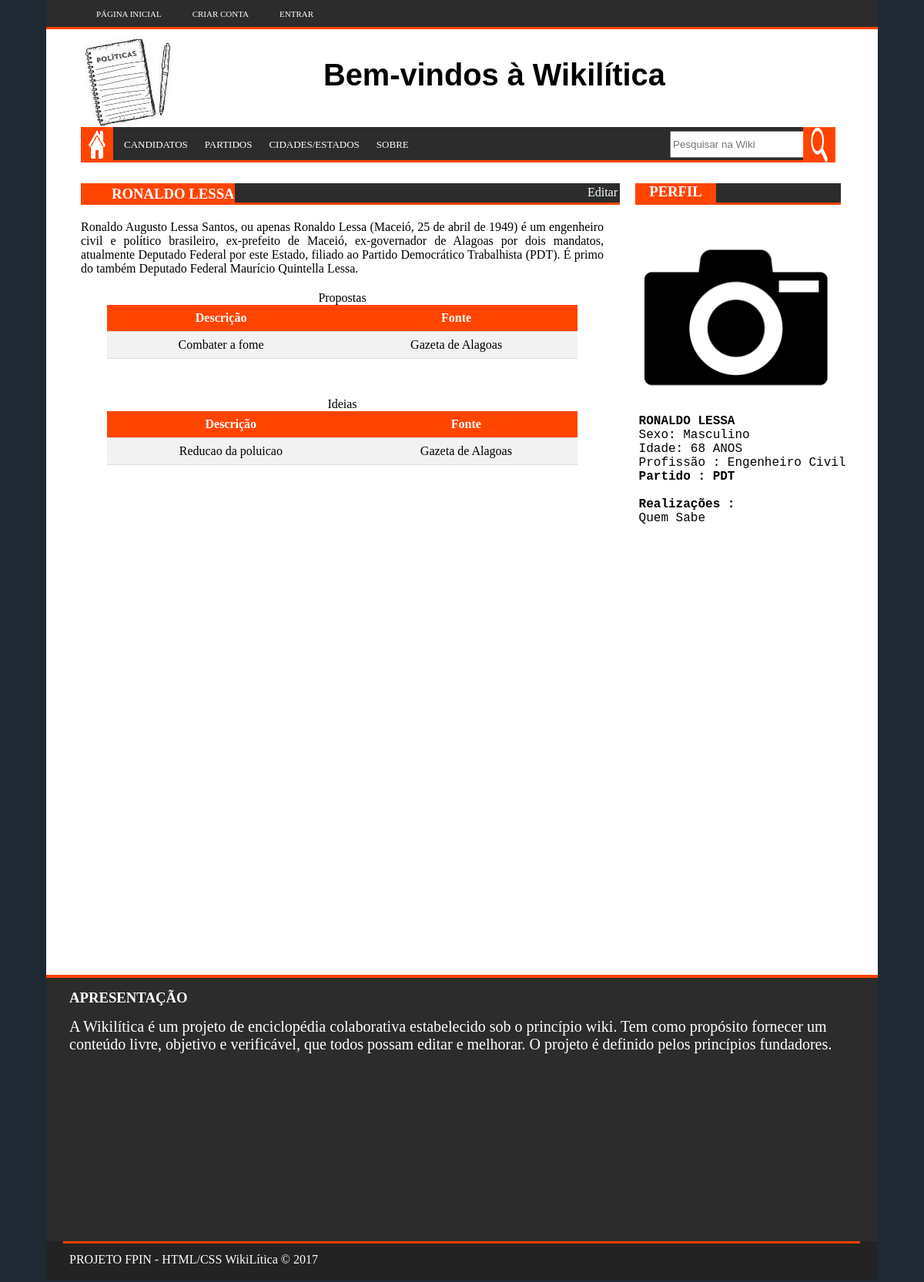
Screenshot of /candidato.php?cand_id=2 with the database file from the repository.
### tables this page shows
CREATE TABLE `candidato` (
  `cand_id` int(11) NOT NULL,
  `cand_name` varchar(100) NOT NULL,
  `cand_sex` int(11) DEFAULT NULL,
  `cand_age` varchar(20) NOT NULL,
  `cand_job` varchar(100) DEFAULT NULL,
  `cand_part` varchar(100) DEFAULT NULL,
  `cand_work` text,
  `cand_hist` text NOT NULL,
  `cand_prop` varchar(200) NOT NULL,
  `cand_idea` varchar(200) DEFAULT NULL,
  `cand_source` varchar(300) NOT NULL,
  `cand_city` varchar(60) NOT NULL,
  `cand_pict` longblob NOT NULL
);

### candidato.php (the view, shortened to what this page needs)
<?php
	include ('conf.php');
	$cand_id = $_GET['cand_id'];
	$select = "SELECT * FROM candidato WHERE cand_id = $cand_id";
	$sql = mysqli_query($connection, $select);
	while($line = mysqli_fetch_array($sql)){
		$cand_id = $line['cand_id'];
		$cand_name = $line['cand_name'];
		$cand_sex = $line['cand_sex'];
		$cand_age = $line['cand_age'];
		$cand_job = $line['cand_job'];
		$cand_part = $line['cand_part'];
		$cand_work = $line['cand_work'];
		$cand_hist = $line['cand_hist'];
	};
?>
<html>
	<head>
		<link rel="stylesheet" type="text/css" href="css/style.css">
		<link rel="stylesheet" type="text/css" href="css/styleCandidato_ok.css">
	</head>
	<body>
		<section id="tudo">
			<section id="geral">
				<header>
					<menu>
						<a href="usuariologado.php" class="item">PÁGINA INICIAL</a>
						<a href="#myBtn" class="item" id="myBtn">CRIAR CONTA</a>
						<a href="#myBtn2" class="item" id="myBtn2">ENTRAR</a>
					</menu>
					<div id="logo">
						<a href="usuariologado.php" > <img src="image/logotipo.png" class="logo"> </a>
					</div>
					<div id="ad">
						<h1 id="titulo">Bem-vindos à Wikilítica</h1>
					</div>
					<nav id="barra1">
						<a href="usuariologado.php" class="item3"> <img src="image/home.png" class="home"> </a>
						<a href="candidatos.php" class="item2">CANDIDATOS</a>
						<a href="partidos.php" class="item2">PARTIDOS</a>
						<a href="cidadeestado.php" class="item2">CIDADES/ESTADOS</a>
						<a href="sobre.html" class="item2">SOBRE</a>
						<a href="" class="item2"></a>
						<a href="" class="item2"></a>
						<a href="" class="item2"></a>
						<a href="" class="item2"></a>
						<form name="" method="" action="">
							<input type="search" name="search" placeholder="Pesquisar na Wiki" title="Pesquisar" id="pesqInput" tabindex="1" autocomplete="off">
							<input type="image" src="image/lupa.png" width="42px" height="46px" class="item4" onClick="this.form.submit()">
						</form>
				    </nav>
				</header>
				<section id="meio">
					<section id="esquerda">
						<nav id="barra2">
							 <h3 class="recent" > <?php echo $cand_name ?></h3>
						</nav>
						<nav id="barra3"> <a href="#myBtn3" class="edit" id="myBtn3">Editar</a> </nav>
						<article id="artigo1">
								<div class="textocand"> <p> <?php echo $cand_hist ?> </p>
								</div>
								<div class="tabela">
								<table class="tabela" id="tabela_candidato">
									<caption>Propostas</caption>
									<tr>
										<th> Descrição </th>
										<th> Fonte </th>
									</tr>
									<?php
										$select2 = "SELECT cand_prop, cand_source, cand_idea FROM candidato WHERE cand_id = $cand_id";
										$sql2 = mysqli_query($connection, $select2);
										$count = 0;
										while($line2 = mysqli_fetch_array($sql2)){
											$cand_prop = $line2['cand_prop'];
											$cand_source = $line2['cand_source'];
										$propostas = explode(",", $cand_prop);
										$fontes = explode(",", $cand_source);
										if(isset($propostas)){
										echo "<tr>
												<td> $propostas[$count] </td>
												<td> $fontes[$count] </td>
											  </tr>";
										$count++;
											}
										}
									?>
								</table>
								<table class="tabela" id="tabela_candidato">
									<caption>Ideias</caption>
									<tr>
										<th> Descrição </th>
										<th> Fonte </th>
									</tr>
									<?php
										$select2 = "SELECT cand_prop, cand_source, cand_idea FROM candidato WHERE cand_id = $cand_id";
											$sql2 = mysqli_query($connection, $select2);
											$count = 0;
											while($line2 = mysqli_fetch_array($sql2)){
												$cand_source = $line2['cand_source'];
												$cand_idea = $line2['cand_idea'];
											$fontes = explode(",", $cand_source);
											$ideias = explode(",", $cand_idea);
											if(isset($ideias)){
											echo "<tr>
													<td> $ideias[$count] </td>
													<td> $fontes[$count] </td>
												  </tr>";
												$count++;
												}
											}
									?>
								</table>
								</div>
						</article>
					</section>
					<section id="direita">
						<nav id="barra4">
							<h3 class="perfil"> PERFIL </h3>
						</nav>
						<nav id="barra5"> </nav>
						<img src="image/camera.png" width="70%" class="perfil" >
						<div id="face">
							<pre class="info"> <b><?php echo $cand_name ?></b><br /> <?php if($cand_sex == 1)echo 'Sexo: Masculino';else 'Sexo: Feminino'; ?> <br /> Idade: <?php echo $cand_age ?> <br /> Profissão : <?php echo $cand_job ?> <b><br /> Partido : <?php echo $cand_part ?></b><br/><b><br /> Realizações :</b><br/> <?php echo $cand_work ?> </pre>
					    </div>
					</section>
				</section>
			</section>
			<footer>
				<h3 class="txt1">APRESENTAÇÃO</h3>
				<div class="about">
					A Wikilítica é um projeto de enciclopédia colaborativa
					estabelecido sob o princípio wiki.
					Tem como propósito fornecer um conteúdo livre, objetivo e verificável​​,
					que todos possam editar e melhorar.
					O projeto é definido pelos princípios fundadores.
				</div>
				<div id="rodape">
					<div class ="txt2">
						PROJETO FPIN - HTML/CSS WikiLítica © 2017
					</div>
					<div class="borda">
					</div>
				</div>
			</footer>
		</section>
	</body>
</html>

### css/style.css (style rules this page uses)
* { margin: 0 auto; }
body { background-color: #1e2934; }
#tudo { width:1080px; height: 1000px; margin: 0 auto; background:none; }
#geral { width:1080px; min-height: 1250px; float:left; background:white; }
header { float:left; width: 1080px; height: 35px; background:#2c2c2c; border-bottom: 3px solid #ff4400; margin:0 0 0 0; }
menu { width:1040px; height:35px; background:none; float:left; }
a.item { float: left; margin : 12px 15px 0 25px; color:#ffffff; text-decoration : none; font-size: 11px; font-family : 'Oswald'; }
#logo { float:left; width:150px; height:58px; margin:15px 0 0 50px; }
#ad { float: right; width:728px; height: 90px; margin:20px 42px 0 0; font-family: sans-serif; font-size: 34px; }
#titulo { float: left; margin: 20px 50px; }
a.item2 { float: left; min-width: 33px; min-height: 15px; font-size : 13px; text-decoration : none; color:#ffffff; margin: 15px 8px 0px 14px; }
a.item3 { float: left; }
input.item4 { float: right; margin: 0px -215px 0 0; }
#pesqInput { float: right; margin: 5px 0px; height: 35px; }
#barra1 { float: left; width: 950px; height: 43px; background: #2c2c2c; margin: 20px 26px 30px 45px; border-bottom : 3px solid #ff4400; }
#barra2 { float: left; min-width: 200px; height: 28px; background: #ff4400; text-align: center; margin: 200px 0 0 45px; }
h3.recent { color: #ffffff; margin: 3px 0px 0px 40px; text-decoration: none; font-family : 'Oswald'; }
#barra3 { float: left; min-width: 500px; height: 25px; background: #2c2c2c; text-align : center; margin: 200px 0 0 0px; border-bottom : 3px solid #ff4400; }
#direita { background: none; height: 1000px; width: 360px; float: right; margin: -184.5px 0 0 0; }
#barra4 { float: left; min-width: 105px; height: 28px; background: #ff4400; text-align : center; margin:-27.5px 0 0 45px; }
#barra5 { float: left; min-width: 162px; height: 25px; background: #2c2c2c; text-align : center; margin: -27.5px 0 0 0px; border-bottom : 3px solid #ff4400; }
.recent { float: left; color: #ffffff; margin: 5px 0 0 11.5px; text-decoration: none; font-family : 'Oswald'; text-align : center; }
#artigo1 { float: left; width: 679px; height: 184px; background: none; margin: 0 0 0 45px; }
footer { display: block; float:left; width: 1080px; height: 342px; border-top: 4px solid #ff4400; background: #2c2c2c; font-family: 'Oswald'; }
h3.txt1 { color:#ffffff; float: left; margin : 15px 0px 0px 30px; font-family : 'Oswald'; }
#rodape { width: 1080; height: 50px; background: #232323; margin: 342px 0 0 0; }
.borda { width : 1035; height: 50px; background: none; margin: 342px 0px 0 22px; border-top: 3px solid #ff4000; }
.txt2 { float: left; margin: 15px 0 0px 30px; color: #ffffff; font-family : 'Oswald'; }
table { width: 90%; border-collapse: collapse; }
td { padding: 8px; text-align: center; border-bottom: 1px solid #ddd; }
th { padding: 8px; text-align: center; border-bottom: 1px solid #ddd; }
tr:nth-child(even) { background-color: #f2f2f2 }
tr:nth-child(1) { background-color: #ff4400; color: #ffffff; }
div.about { color:#ffffff; float: left; margin : 15px 0px 0px 30px; font-family : 'Oswald'; font-size: 20px; }
a:link { text-decoration:none; }
a:link:not(.item2):not(.item):not(.edit) { color: inherit; }
div.tabela { margin: 0px 0px 0px 0px; }
img.perfil { margin: 20px 0 0 50px; }
div.textocand { float: left; margin: 20px 0px 20px 0px; text-align: justify; }

### css/styleCandidato_ok.css (style rules this page uses)
.edit { float: right; margin: 3px; color: #F2FFF2; }
.perfil { color: #ffffff; text-decoration: none; font-family : 'Oswald'; text-align: center; }
.info { float: left; margin : 0px 0px 30px 40px; font-size: 16px; }
#tabela_candidato { margin-top: 50px; }

### rows the page displays
candidato: cand_name "RONALDO LESSA", cand_hist "Ronaldo Augusto Lessa Santos, ou apenas Ronaldo Lessa (Maceió, 25 de abril de 1949) é um engenheiro civil e político brasileiro, ex-prefeito de Maceió, ex-governador de Alagoas por dois mandatos, atualmente Deputado Federal por este Estado, filiado ao Partido Democrático Trabalhista (PDT). É primo do também Deputado Federal Maurício Quintella Lessa.", cand_prop "Combater a fome", cand_source "Gazeta de Alagoas", cand_idea "Reducao da poluicao", cand_age "68 ANOS", cand_job "Engenheiro Civil", cand_part "PDT", cand_work "Quem Sabe"
